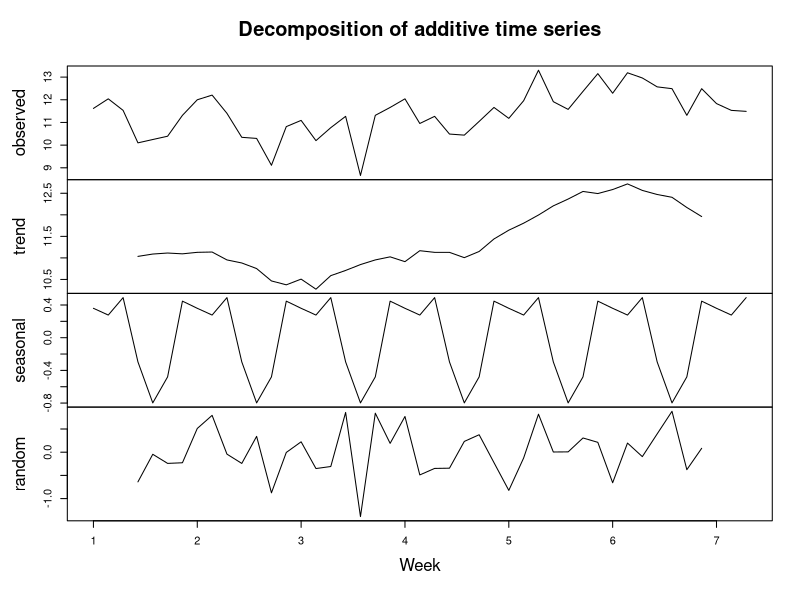

Source code (R):
## ---- chunk 1
require(xtable, quietly=TRUE)
set.seed(5272)
sim = function(p1,p2,N) {
  X = matrix(c(rbinom(2, N, c(p1,p2)),N), nrow=1)
  dimnames(X) = list("Number of Tweets", c("Before", "Now", "Sample Size"))
  print(xtable(X, digits=0), type="html")
  invisible(X)
}
x1 = sim(0.05,0.07, 1000)

x2 = sim(0.02,0.05, 10000)

x3 = sim(0.02,0.05, 20000)
## ---- chunk 2
count = c(135, 145, 133, 102, 105, 108, 128, 144, 
149, 130, 107, 106, 83, 117, 123, 104, 116, 127, 75, 128, 136, 
145, 120, 127, 110, 109, 122, 136, 125, 143, 177, 142, 134, 153, 
173, 151, 174, 168, 158, 156, 128, 156, 140, 133, 132)
day = c(210, 
211, 212, 213, 214, 215, 216, 217, 218, 219, 220, 221, 222, 223, 
224, 225, 226, 227, 228, 229, 230, 231, 232, 233, 234, 235, 236, 
237, 238, 239, 240, 241, 242, 243, 244, 245, 246, 247, 248, 249, 
250, 251, 252, 253, 254)
## ---- chunk 3
x = cars$speed
y = cars$dist    ### Actually no need to do this
fit = lm(y~x)    ### Equivalently,  fit = lm(dist~speed, data=cars)
summary(fit)
## ---- chunk 4
Y = sqrt(count)
## ---- chunk 5
moving.average = function(x, m) {
  if( m%%2 ) { 
     ## m is odd
     w = rep(1,m)/m
   } else { 
    ## m is even
    w = c(0.5, rep(1,m-1), 0.5)/m
  }
  j = floor(m/2)
  offsets = (-j):j
  n = length(x)
  res = rep(NA, n)
  for(i in (j+1):(n-j)) {
    res[i] = sum(w*x[i+offsets])
    }
  return(res)
}
## ---- chunk 6
seasonal = function(x ,m) {
  ## extend the data so it is a multiple of m long
  tmp = c(x, rep(NA, m - length(x)%%m))
  ## convert to a matrix
  mat = matrix(tmp, nrow=m)
  ## Calculate the row means to get the seasonal component (excluding missing entries)
  seas = rowMeans(mat, na.rm=TRUE)
  seas = seas - mean(seas)
  return(seas)
}
## ---- chunk 7
Yts = ts(sqrt(count), freq=7)
plot(decompose(Yts), xlab="Week")
